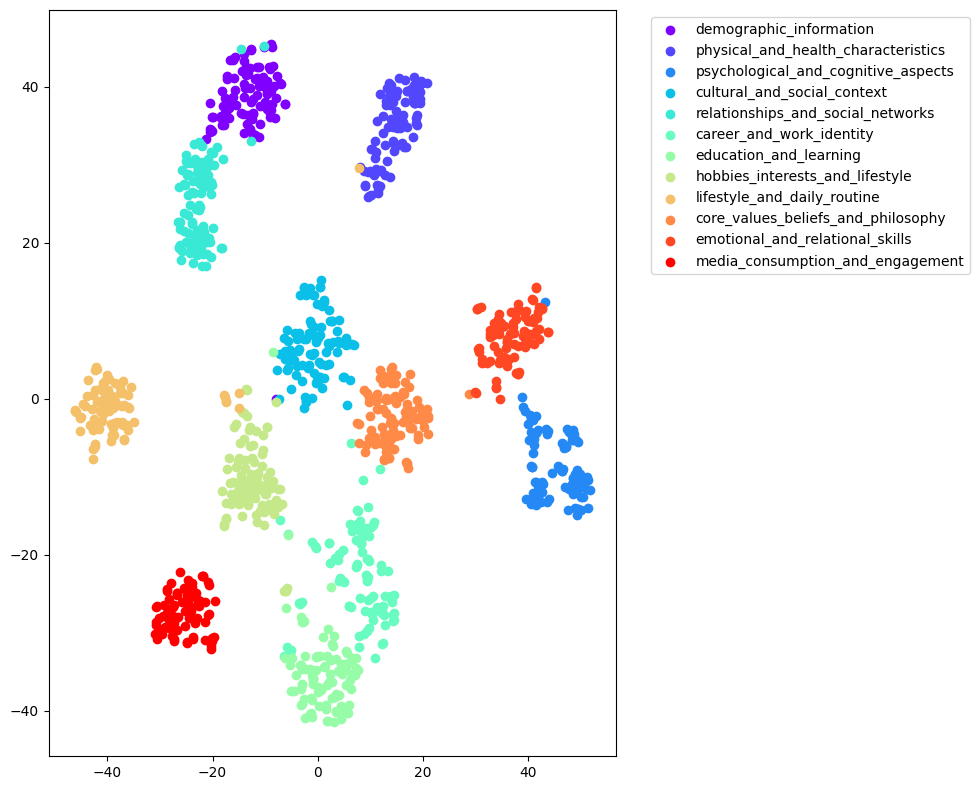

Source code (Python):
import numpy as np
from sentence_transformers import SentenceTransformer
from sklearn.manifold import TSNE
import matplotlib.pyplot as plt
import json

# Read JSON file
with open('cleaned.json', 'r') as f:
    data = json.load(f)

model = SentenceTransformer('all-MiniLM-L6-v2')

categories = ['demographic_information', 'physical_and_health_characteristics', 
              'psychological_and_cognitive_aspects', 'cultural_and_social_context',
              'relationships_and_social_networks', 'career_and_work_identity',
              'education_and_learning', 'hobbies_interests_and_lifestyle',
              'lifestyle_and_daily_routine', 'core_values_beliefs_and_philosophy',
              'emotional_and_relational_skills', 'media_consumption_and_engagement']

colors = plt.cm.rainbow(np.linspace(0, 1, len(categories)))
embeddings = []
labels = []

for person in data:
    for cat in categories:
        if cat in person and isinstance(person[cat], str):
            embedding = model.encode(person[cat])
            embeddings.append(embedding)
            labels.append(cat)

embeddings_array = np.array(embeddings)
tsne = TSNE(n_components=2, random_state=42)
embeddings_2d = tsne.fit_transform(embeddings_array)

plt.figure(figsize=(10, 8))
for cat, color in zip(categories, colors):
    mask = [l == cat for l in labels]
    if any(mask):
        plt.scatter(embeddings_2d[mask, 0], embeddings_2d[mask, 1], 
                   color=color, label=cat)

plt.legend(bbox_to_anchor=(1.05, 1), loc='upper left')
plt.tight_layout()
plt.savefig('tsne_category.png', bbox_inches='tight')
plt.close()